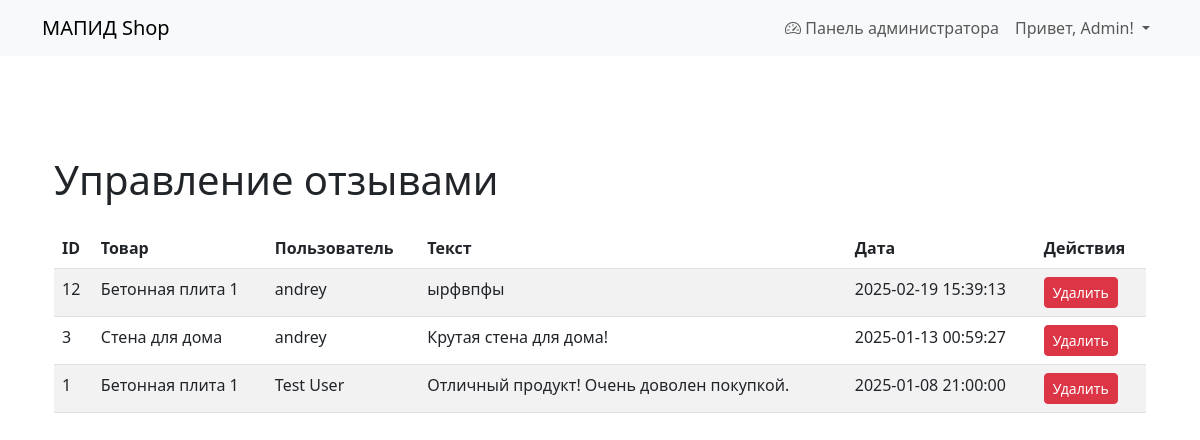
/manage_comments.php (signed in), run on the app's committed database.
### tables this page shows
CREATE TABLE `comments` (
  `id` int NOT NULL,
  `product_id` int NOT NULL,
  `user_id` int NOT NULL,
  `text` text NOT NULL,
  `created_at` timestamp NULL DEFAULT CURRENT_TIMESTAMP
);

CREATE TABLE `products` (
  `id` int NOT NULL,
  `name` varchar(100) NOT NULL,
  `description` text,
  `price` decimal(10,2) NOT NULL,
  `stock` int DEFAULT '0',
  `image_path` varchar(255) DEFAULT NULL,
  `created_at` timestamp NULL DEFAULT CURRENT_TIMESTAMP,
  `category` varchar(255) NOT NULL,
  `full_description` text NOT NULL,
  `country_of_origin` varchar(255) NOT NULL,
  `dimensions` varchar(255) NOT NULL,
  `weight` varchar(50) NOT NULL
);

CREATE TABLE `users` (
  `id` int NOT NULL,
  `username` varchar(50) NOT NULL,
  `name` varchar(255) NOT NULL,
  `email` varchar(100) NOT NULL,
  `avatar` varchar(255) DEFAULT NULL,
  `password` varchar(255) NOT NULL,
  `role` enum('admin','user') DEFAULT 'user',
  `created_at` timestamp NULL DEFAULT CURRENT_TIMESTAMP
);

### public/manage_comments.php (the view, shortened to what this page needs)
<?php
require_once '../config/db.php';
$db = new Database($dbConfig);
$connection = $db->getConnection();
$query = "
    SELECT c.id, c.text, c.created_at, p.name AS product_name, u.name AS user_name
    FROM comments c
    JOIN products p ON c.product_id = p.id
    JOIN users u ON c.user_id = u.id
    ORDER BY c.created_at DESC
";
$stmt = $connection->query($query);
$comments = $stmt->fetchAll(PDO::FETCH_ASSOC);
?>
<!DOCTYPE html>
<html lang="en">
<head>
    <link href="https://cdn.jsdelivr.net/npm/bootstrap@5.3.0/dist/css/bootstrap.min.css" rel="stylesheet">
</head>
<body>
    <?php include 'includes/header.php'; ?>
    <div class="container mt-5">
        <h1>Управление отзывами</h1>
        <table class="table table-striped table-hover mt-4">
            <thead>
                <tr>
                    <th>ID</th>
                    <th>Товар</th>
                    <th>Пользователь</th>
                    <th>Текст</th>
                    <th>Дата</th>
                    <th>Действия</th>
                </tr>
            </thead>
            <tbody>
                <?php foreach ($comments as $comment): ?>
                    <tr>
                        <td><?php echo htmlspecialchars($comment['id']); ?></td>
                        <td><?php echo htmlspecialchars($comment['product_name']); ?></td>
                        <td><?php echo htmlspecialchars($comment['user_name']); ?></td>
                        <td><?php echo htmlspecialchars($comment['text']); ?></td>
                        <td><?php echo htmlspecialchars($comment['created_at']); ?></td>
                        <td>
                            <form method="POST" style="display: inline-block;">
                                <button type="submit" class="btn btn-danger btn-sm" onclick="return confirm('Вы уверены, что хотите удалить этот отзыв?');">
                                    Удалить
                                </button>
                            </form>
                        </td>
                    </tr>
                <?php endforeach; ?>
            </tbody>
        </table>
    </div>
</body>
</html>

### data on the page
comments: id "12", product.name "Бетонная плита 1", user.name "andrey", text "ырфвпфы", created_at "2025-02-19 15:39:13"
comments: id "3", product.name "Стена для дома", user.name "andrey", text "Крутая стена для дома!", created_at "2025-01-13 00:59:27"
comments: id "1", product.name "Бетонная плита 1", user.name "Test User", text "Отличный продукт! Очень доволен покупкой.", created_at "2025-01-08 21:00:00"

### other printed values
$_SESSION['user']['name'] "Admin"
